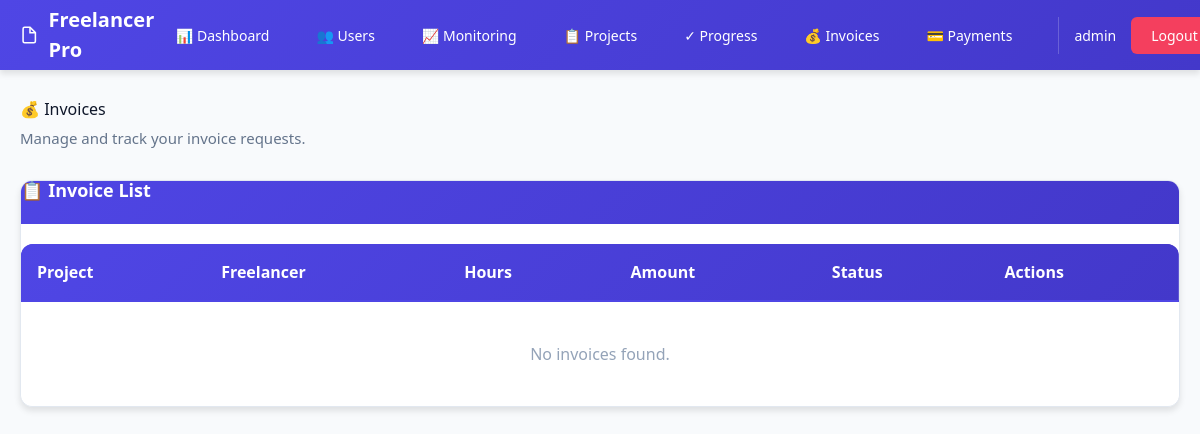
The page /invoices (signed in) on the database as committed earlier.
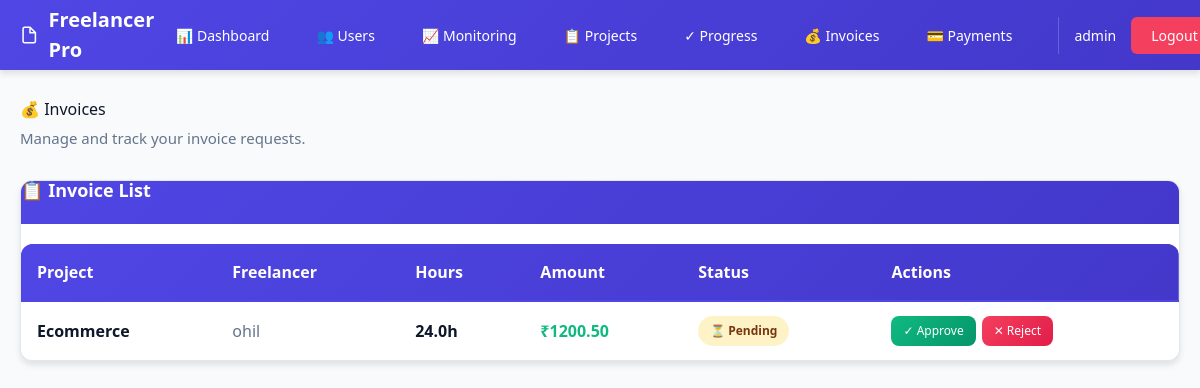
The same page on the database as committed later.
### tables this page shows
CREATE TABLE invoice_requests(
        id INTEGER PRIMARY KEY AUTOINCREMENT,
        project_id INTEGER,
        user_id INTEGER,
        status TEXT DEFAULT 'Pending'
    , total_hours REAL, total_amount REAL, requested_date TIMESTAMP);

CREATE TABLE projects(
        id INTEGER PRIMARY KEY AUTOINCREMENT,
        name TEXT,
        type TEXT,
        rate INTEGER,
        status TEXT,
        user_id INTEGER
    , created_at TIMESTAMP, deadline TEXT, description TEXT);

CREATE TABLE users (
    id INTEGER PRIMARY KEY AUTOINCREMENT,
    username TEXT UNIQUE,
    password TEXT,
    role TEXT
, email TEXT, created_at TIMESTAMP, status TEXT);

### app.py (the view, shortened to what this page needs)
@app.route("/invoices")
@login_required
def invoices():
    user_id = session["user_id"]
    role = session["role"]
    conn = get_db_connection()
    if role == "admin":
        invoices = conn.execute("""
            SELECT invoice_requests.*, projects.name as project_name, users.username
            FROM invoice_requests
            JOIN projects ON invoice_requests.project_id = projects.id
            JOIN users ON invoice_requests.user_id = users.id
            ORDER BY invoice_requests.requested_date DESC
        """).fetchall()
    close_db_connection(conn)
    return render_template("invoices.html", invoices=invoices, role=role)

### app.py (called while the page is built)
def login_required(f):
    @wraps(f)
    def decorated_function(*args, **kwargs):
        if "user_id" not in session:
            return redirect("/login")
        return f(*args, **kwargs)
    return decorated_function

### database.py (called while the page is built)
def get_db_connection():
    conn = sqlite3.connect(DATABASE_PATH)
    conn.row_factory = sqlite3.Row
    return conn

def close_db_connection(conn):
    if conn:
        conn.close()

### templates/invoices.html (shortened to what the changed rows need)
{% extends "base.html" %}
{% block content %}
<div>
    <div style="margin-bottom: 30px;">
        <h1 style="margin-bottom: 8px;">💰 Invoices</h1>
    </div>
    <div class="card" style="padding: 0; overflow: hidden;">
        <div style="overflow-x: auto;">
            <table style="margin-top: 0; box-shadow: none;">
                <thead>
                    <tr style="background: linear-gradient(135deg, #4f46e5 0%, #4338ca 100%); color: white;">
                        <th style="border-bottom: 2px solid #4f46e5; color: white;">Project</th>
                        {% if session.get("role") == "admin" %}
                            <th style="border-bottom: 2px solid #4f46e5; color: white;">Freelancer</th>
                        {% endif %}
                        <th style="border-bottom: 2px solid #4f46e5; color: white;">Hours</th>
                        <th style="border-bottom: 2px solid #4f46e5; color: white;">Amount</th>
                        <th style="border-bottom: 2px solid #4f46e5; color: white;">Status</th>
                        {% if session.get("role") == "admin" %}
                            <th style="border-bottom: 2px solid #4f46e5; color: white;">Actions</th>
                        {% endif %}
                    </tr>
                </thead>
                <tbody>
                    {% if invoices %}
                        {% for invoice in invoices %}
                        <tr>
                            <td style="font-weight: 600; color: #0f172a;">{{ invoice.project_name }}</td>
                            {% if session.get("role") == "admin" %}
                                <td style="color: #64748b;">{{ invoice.username }}</td>
                            {% endif %}
                            <td style="font-weight: 600;">{{ "%.1f"|format(invoice.total_hours) }}h</td>
                            <td style="font-weight: 600; color: #10b981;">₹{{ "%.2f"|format(invoice.total_amount) }}</td>
                            <td>
                                {% if invoice.status == "Pending" %}
                                    <span class="badge badge-warning">⏳ Pending</span>
                                {% elif invoice.status == "Approved" %}
                                    <span class="badge badge-success">✓ Approved</span>
                                {% elif invoice.status == "Rejected" %}
                                    <span class="badge badge-danger">✕ Rejected</span>
                                {% else %}
                                    <span class="badge badge-info">{{ invoice.status }}</span>
                                {% endif %}
                            </td>
                            {% if session.get("role") == "admin" %}
                                <td>
                                    <div style="display: flex; gap: 6px;">
                                        {% if invoice.status == "Pending" %}
                                            <a href="/approve_invoice/{{ invoice.id }}" class="btn btn-secondary" style="padding: 6px 12px; font-size: 12px;">
                                                ✓ Approve
                                            </a>
                                            <a href="/reject_invoice/{{ invoice.id }}" class="btn btn-danger" style="padding: 6px 12px; font-size: 12px;">
                                                ✕ Reject
                                            </a>
                                        {% else %}
                                            <span style="color: #94a3b8; font-size: 12px;">—</span>
                                        {% endif %}
                                    </div>
                                </td>
                            {% endif %}
                        </tr>
                        {% endfor %}
                    {% else %}
                        <tr>
                            <td colspan="{% if session.get('role') == 'admin' %}6{% else %}4{% endif %}" style="text-align: center; color: #94a3b8; padding: 40px;">
                                No invoices found.
                            </td>
                        </tr>
                    {% endif %}
                </tbody>
            </table>
        </div>
    </div>
</div>
{% endblock %}

Rows that differ between the two databases and show on the page:
added invoice_requests: project_name "Ecommerce", username "ohil", total_hours "24.0", total_amount "1200.50", status "⏳ Pending"
Other text that changed with them:
text no longer shown: "No invoices found."
